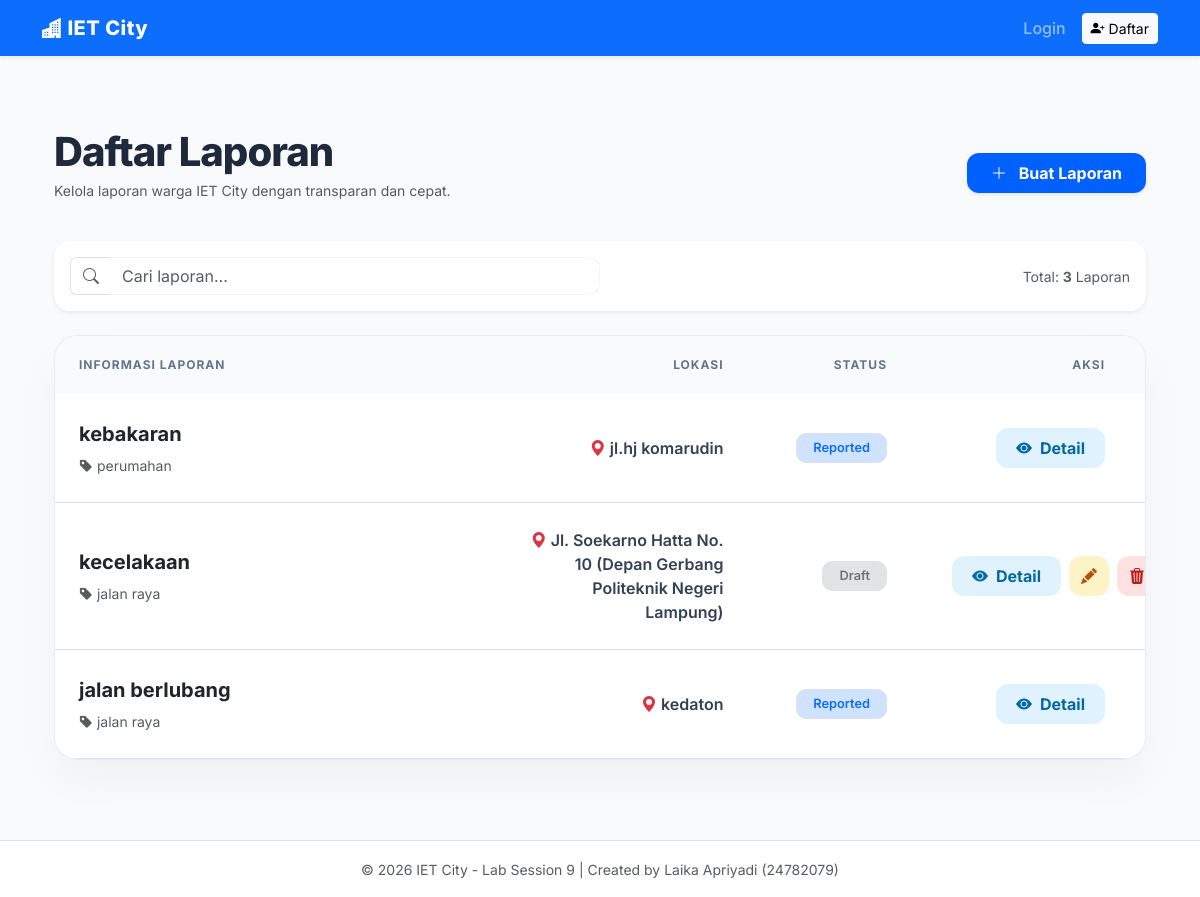
The page /reports/ on the database as committed earlier.
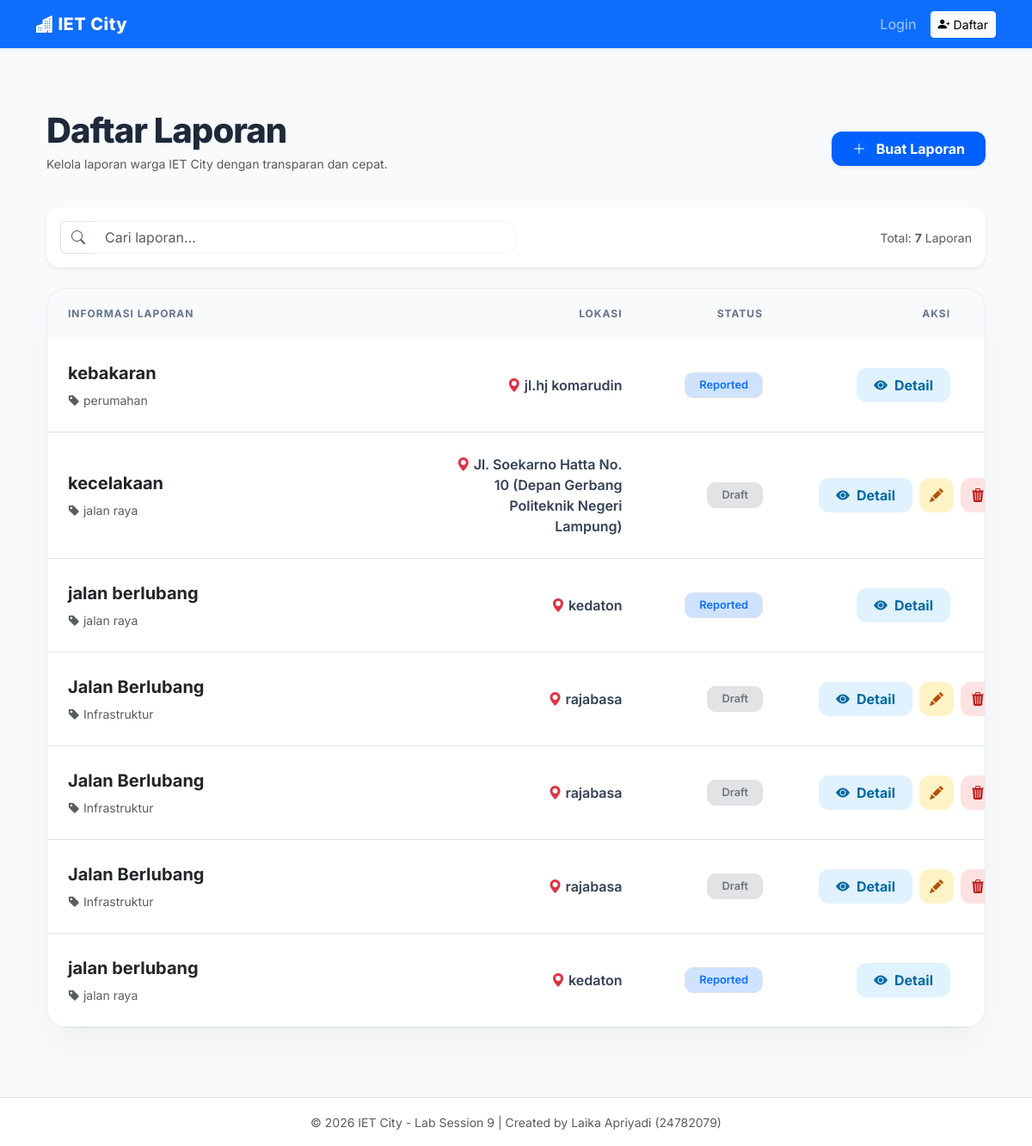
The same page on the database as committed later.
### main_app/models.py (models this page shows)
class Report(models.Model):
    title = models.CharField(max_length=200)
    category = models.CharField(max_length=100)
    description = models.TextField()
    location = models.CharField(max_length=200)
    reporter = models.ForeignKey(
        settings.AUTH_USER_MODEL,
        on_delete=models.CASCADE,
        related_name='reports',
        null=True,
        blank=True
    )
    status = models.CharField(
        max_length=20,
        choices=STATUS_CHOICES,
        default='REPORTED'
    )
    created_at = models.DateTimeField(auto_now_add=True)
    updated_at = models.DateTimeField(auto_now=True)

### main_app/views.py (the view)
# urls.py: path('reports/', views.ReportListView.as_view(), name='report_list'),
class ReportListView(ListView):
    model = Report
    template_name = 'main_app/report_list.html'
    context_object_name = 'reports'

### main_app/templates/main_app/report_list.html (shortened to what the changed rows need)
{% extends 'base.html' %}
{% block content %}
<div class="container py-5 fade-in">
    <div class="d-flex justify-content-between align-items-center mb-4">
        <div>
            <h1 class="page-title mb-1">Daftar Laporan</h1>
        </div>
    </div>
    <div class="mb-4 bg-white p-3 rounded-4 shadow-sm d-flex justify-content-between align-items-center">
        <div class="text-muted small">Total: <strong>{{ reports|length }}</strong> Laporan</div>
    </div>
    <div class="table-container">
        <table class="table mb-0" id="reportTable" style="table-layout: fixed; width: 100%;">
            <thead>
                <tr>
                    <th style="width: 40%" class="ps-4">Informasi Laporan</th>
                    <th style="width: 25%" class="text-end-custom">Lokasi</th>
                    <th style="width: 15%" class="text-end-custom">Status</th>
                    <th style="width: 20%" class="text-end-custom">Aksi</th>
                </tr>
            </thead>
            <tbody>
                {% for report in reports %}
                <tr>
                    <td class="ps-4">
                        <div class="fw-bold text-dark fs-5 mb-1">{{ report.title }}</div>
                        <span class="text-muted small"><i class="bi bi-tag-fill"></i> {{ report.category|default:"Umum" }}</span>
                    </td>
                    <td class="text-end-custom fw-semibold">
                        <i class="bi bi-geo-alt-fill text-danger"></i> {{ report.location }}
                    </td>
                    <td class="text-end-custom">
                        {% if report.status == 'DRAFT' %}
                            <span class="badge badge-modern bg-secondary-subtle text-secondary border">Draft</span>
                        {% elif report.status == 'REPORTED' %}
                            <span class="badge badge-modern bg-primary-subtle text-primary border">Reported</span>
                        {% elif report.status == 'IN_PROGRESS' %}
                            <span class="badge badge-modern bg-warning-subtle text-warning-emphasis border">In Progress</span>
                        {% elif report.status == 'RESOLVED' %}
                            <span class="badge badge-modern bg-success-subtle text-success border">Resolved</span>
                        {% else %}
                            <span class="badge badge-modern bg-light text-dark border">{{ report.status }}</span>
                        {% endif %}
                    </td>
                    <td class="text-end-custom">
                        <div class="btn-action-group">
                            <button class="btn-custom btn-detail-blue btn-detail"
                                    data-title="{{ report.title }}"
                                    data-location="{{ report.location }}"
                                    data-status="{{ report.get_status_display }}"
                                    data-description="{{ report.description }}">
                                <i class="bi bi-eye-fill me-2"></i> Detail
                            </button>
                            {% if user.is_staff %}
                                <a href="{% url 'report_update' report.pk %}" class="btn-custom btn-edit-yellow" title="Edit"><i class="bi bi-pencil-fill"></i></a>
                                <a href="{% url 'report_delete' report.pk %}" class="btn-custom btn-delete-red" title="Hapus" onclick="return confirm('Hapus laporan ini?')"><i class="bi bi-trash3-fill"></i></a>
                            {% elif report.status == 'DRAFT' %}
                                <a href="{% url 'report_update' report.pk %}" class="btn-custom btn-edit-yellow" title="Edit"><i class="bi bi-pencil-fill"></i></a>
                                <a href="{% url 'report_delete' report.pk %}" class="btn-custom btn-delete-red" title="Hapus" onclick="return confirm('Hapus draf ini?')"><i class="bi bi-trash3-fill"></i></a>
                            {% endif %}
                        </div>
                    </td>
                </tr>
                {% empty %}
                <tr>
                    <td colspan="4" class="text-center py-5 text-muted">Belum ada laporan masuk.</td>
                </tr>
                {% endfor %}
            </tbody>
        </table>
    </div>
</div>
{% endblock %}

Rows that differ between the two databases and show on the page:
added Report: title "Jalan Berlubang", category "Infrastruktur", location "rajabasa", status "Draft"
added Report: title "Jalan Berlubang", category "Infrastruktur", location "rajabasa", status "Draft"
added Report: title "Jalan Berlubang", category "Infrastruktur", location "rajabasa", status "Draft"
added Report: title "jalan berlubang", category "jalan raya", location "kedaton", status "Reported"
Other text that changed with them:
{{ reports|length }}: "3" → "7"
